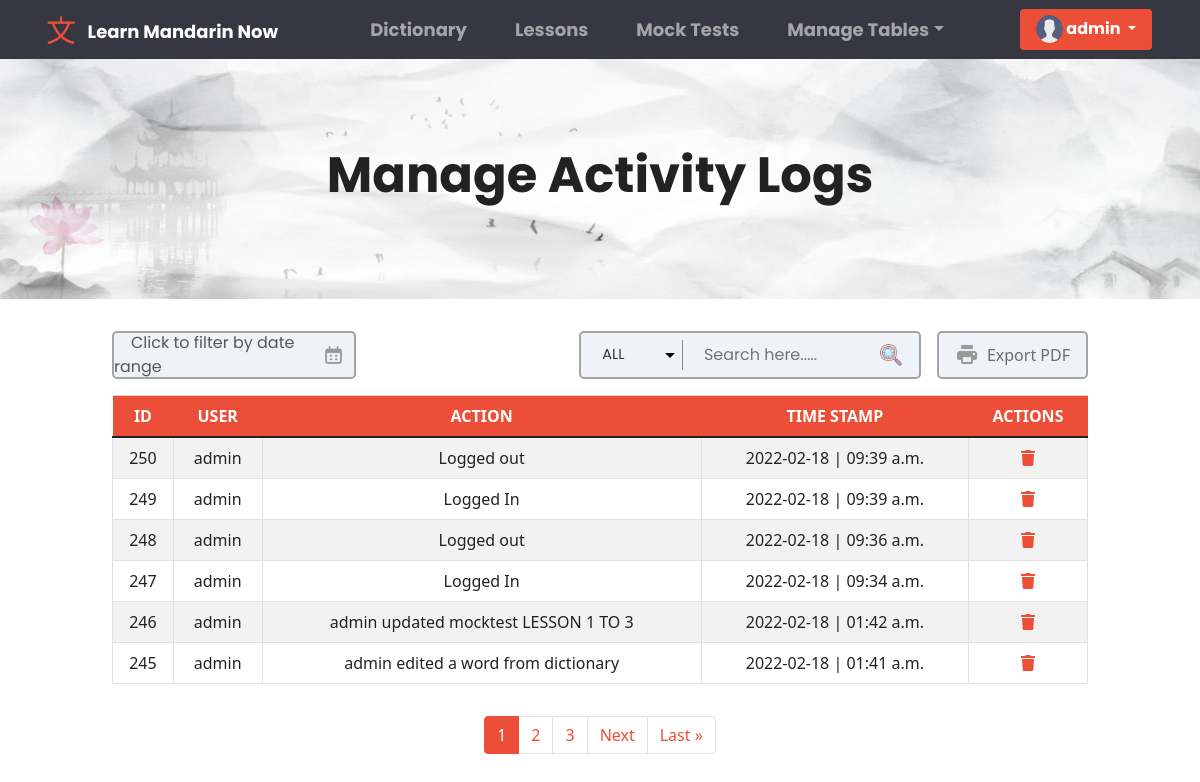
Before: /superuser/activitylogs/ (signed in) with the older database file.
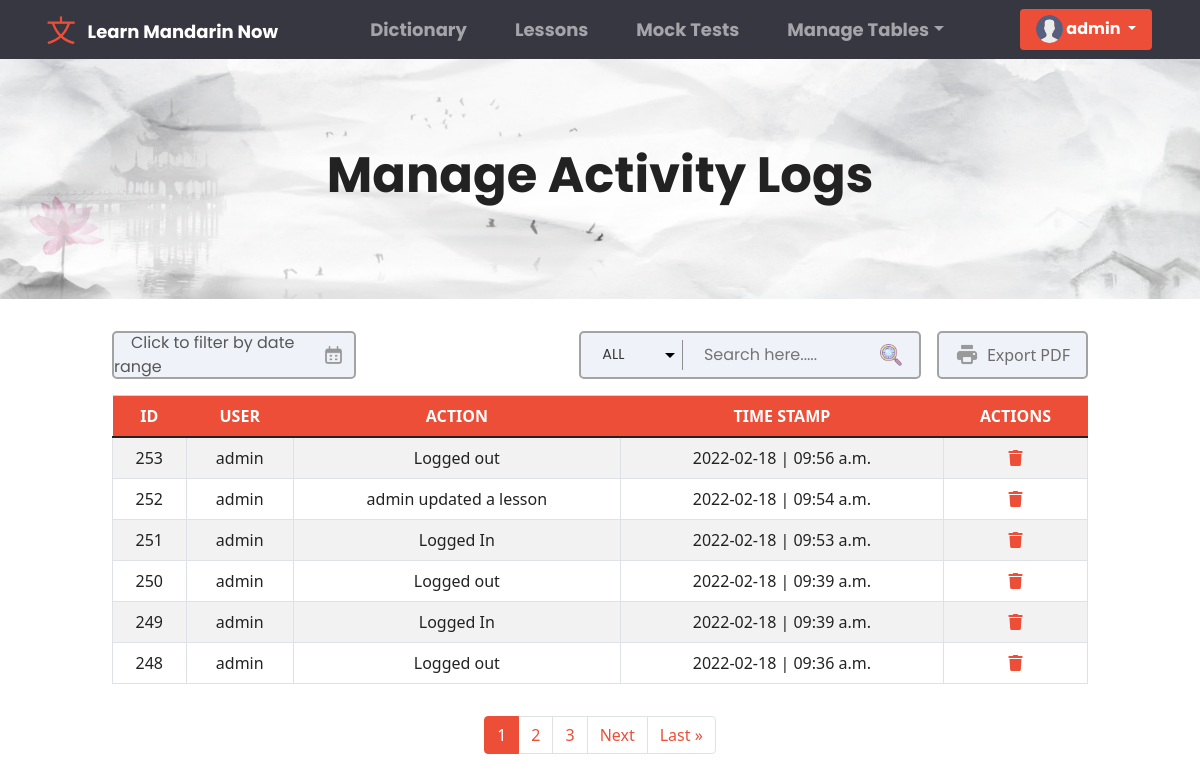
After: the same page with the newer database file.
### base/models.py (models this page shows, shortened)
class ActivityLog(models.Model):
    user = models.ForeignKey(User, on_delete=models.CASCADE)
    action = models.CharField(max_length=200, null=True)
    time_stamp = models.DateTimeField(auto_now_add=True)
    class Meta:
        ordering = ['-time_stamp']

class User(AbstractUser):
    fname = models.CharField(max_length=200, null=True)
    lname = models.CharField(max_length=200, null=True)
    email = models.EmailField(unique = True, null=True)
    bio = models.TextField(null=True)
    avatar = models.ImageField(null=True, default="avatar.svg")
    REQUIRED_FIELDS = []
    class Meta:
        ordering = ['username']

### base/views.py (the view, shortened to what this page needs)
# urls.py: path('superuser/activitylogs/', views.AdminActivityLogTable, name = 'superuser-activitylogs'),
@login_required(login_url='anonymous')
def AdminActivityLogTable(request):
    pageTable = "Manage Activity Logs"
    if request.user.is_authenticated and not request.user.is_staff:
        messages.warning(request, "Access denied, 403 forbidden page!")
        return redirect('dictionary')
    search =  request.GET.get('search') if request.GET.get('search') != None else ''
    activity_logs = ActivityLog.objects.filter(
        Q(user__username__icontains = search) |
        Q(time_stamp__icontains = search)
        )
    p = Paginator(activity_logs, 6)
    page = request.GET.get('page')
    activity_logs = p.get_page(page)
    context = {
        'table_data': activity_logs,
        'pageTable' : pageTable,
        'search' : search
    }
    return render(request,'tables.html', context)

### templates/tables.html (shortened to what this page needs)
{% extends 'main.html' %} {% block content %} {% load static %}
<link rel="stylesheet" href="{% static 'css/tables.css' %}" />
<link rel="stylesheet" href="{% static 'css/dictionaryAdd_Edit.css' %}" />
<link rel="stylesheet" href="{% static 'css/table.css' %}" />
<div class="container-fluid">
  <div class="row" id="dictionary_header">
    <h1 class="text-center" id="head_Text">{{pageTable}}</h1>
  </div>
  <div class="row justify-content-center">
    <div class="col col-lg-10 col-sm-12">
      {% if pageTable == "Manage Activity Logs" %}
      {% include 'tableactivitylogs.html' %}
      {% endif %}
    </div>
  </div>
</div>
<div class="row justify-content-center">
  <div class="col col-lg-6">
      <ul class="pagination justify-content-center">
        <div class="pagination px-3 py-3">
          {% for i in table_data.paginator.page_range %}
          {% if table_data.number == i %}
          <li class="page-item active"><a class="page-link" href="?page={{i}}">{{i}}</a></li>
          {% elif i > table_data.number|add:'-3' and i < table_data.number|add:'3' %}
          <li class="page-item"><a class="page-link" href="?page={{i}}">{{i}}</a></li>
          {% endif %}
          {% endfor %}
          {% if table_data.has_next %}
          <li class="page-item"><a class="page-link" href="?search={{search}}&page={{table_data.next_page_number}}">Next</a></li>
          <li class="page-item"><a class="page-link" href="?search={{search}}&page={{ table_data.paginator.num_pages  }}">Last &raquo</a></li>
          {% endif %}
      </ul>
  </div>
</div>
{% endblock content %}

### templates/tableactivitylogs.html (shortened to what this page needs)
{% load static %}
<link rel="stylesheet" type="text/css" href="https://cdn.jsdelivr.net/npm/daterangepicker/daterangepicker.css" />
<div id="reportrange">
<span id="span_edit">Click to filter by date range</span>
<img src="{% static 'images/calendar_inq.png' %}">
</div>
<div id="export_container" class="export_pdf_btn">
  <img src="{% static 'images/export.png' %}">
Export PDF
</div>
<div id="search_inp">
<select id="filter_category">
    <option value="ALL" selected>ALL</option>
</select>
<input type="text" placeholder="Search here....." id="search_logs">
<img src="{% static  'images/search_gif.gif' %}">
</div>
<table
class="table table-hover table-striped table-responsive table-bordered overflow-auto table_id" id="table_logs"
>
<thead>
  <tr class="table-primary">
    <th scope="col">ID</th>
    <th scope="col">USER</th>
    <th scope="col">ACTION</th>
    <th scope="col">TIME STAMP</th>
    <th>ACTIONS</th>
  </tr>
</thead>
<tbody>
  {% for activitylogs in table_data %}
  <tr id="tr_Search">
    <td scope="row">{{activitylogs.id}}</td>
    <td>{{activitylogs.user.username}}</td>
    <td>{{activitylogs.action}}</td>
    <td>{{activitylogs.time_stamp|date:'Y-m-d | H:i a'}}</td>
    <td class="text-center">
      <a href="#" onclick="showDeleteModal('modal_logs' , '{{activitylogs.id}}')"
        ><i class="fas fa-trash px-3"></i
      ></a>
    </td>
  </tr>
  {% endfor %}
</tbody>
</table>

Changed rows visible on the page:
no longer on this page (row unchanged): ActivityLog: id "247", user.username "admin", action "Logged In", time_stamp|H "2022-02-18 | 09:34 a.m."
no longer on this page (row unchanged): ActivityLog: id "246", user.username "admin", action "admin updated mocktest LESSON 1 TO 3", time_stamp|H "2022-02-18 | 01:42 a.m."
no longer on this page (row unchanged): ActivityLog: id "245", user.username "admin", action "admin edited a word from dictionary", time_stamp|H "2022-02-18 | 01:41 a.m."
added ActivityLog: id "253", user.username "admin", action "Logged out", time_stamp|H "2022-02-18 | 09:56 a.m."
added ActivityLog: id "252", user.username "admin", action "admin updated a lesson", time_stamp|H "2022-02-18 | 09:54 a.m."
added ActivityLog: id "251", user.username "admin", action "Logged In", time_stamp|H "2022-02-18 | 09:53 a.m."
